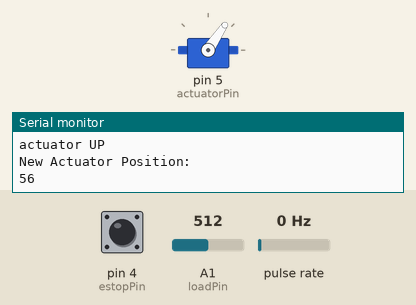
The sketch below on a simulated Arduino Uno, built with avr-gcc and run on an emulated ATmega328P. Parts: servo, the last lines printed to the serial monitor. Wiring (inferred from the names in the program): pulse sensor: data pin 2. The inputs (shaded band) are chosen by the test bench; at power-on: pulse rate 0 Hz, pin 4 (estopPin) HIGH, A1 (loadPin) = 512.

Above: at 1.2 s.
1.3 s: pulse rate (sensor on pin 2) set to 4 Hz
7.5 s: pulse rate (sensor on pin 2) set to 50 Hz
At 10.6 s:
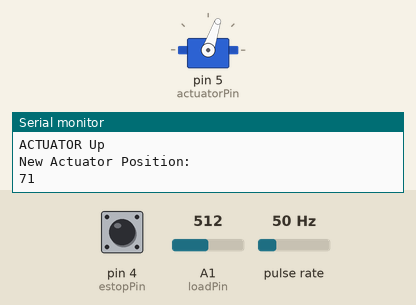
Timing chart, 0 to 12.1 s (numbered marks = the images above; inputs shaded):
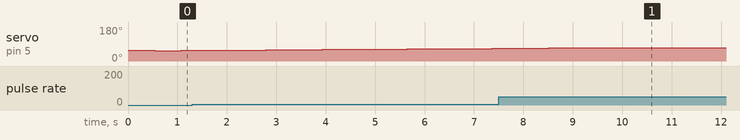

The sketch:

WESO25_Code.ino
```cpp
#include <Servo.h>


const int loadPin = A1;        // Analog input for load detection
const int loadThreshold = 11.90;       // Load in volts -----MIGHT NEED TO CHANGE------
const int estopPin = 4;          // E-stop button (to GND)
const int encoderPin = 2;       // Encoder Pin for RPMs
const int actuatorPin = 5;      // Actuator PWM pin

int rpmEstopEna = 800;
int EPin = digitalRead(estopPin);
bool estopEngaged = false;

// --- Actuator setup ---
Servo actuator;
int actuatorPosition = 56;   // Initial actuator position
const int stepSize = 1;      // Step size per adjustment
const int actuatorMin = 47;
const int actuatorMax = 71;

// --- RPM Measurement variables ---
volatile unsigned long lastPulseTime = 0;
volatile unsigned long pulseInterval = 0;
volatile bool pulseReceived = false;
float rpm = 0.0;

// --- RPM Smoothing variables ---
const int numSamples = 10;
float rpmSamples[numSamples] = {0};
int sampleIndex = 0;

// --- Optimization variables ---
float lastRPM = 0.0;
unsigned long lastUpdateTime = 0;
const unsigned long updateInterval = 100; // ms between actuator moves
bool movingUp = true; // Start direction

// --- RPM Limits ---
const float maxShaftRPM = 1750.0; // Max safe shaft RPM
const float minValidRPM = 0.0;   // Reject too small RPMs
const float maxValidRPM = 5000.0; // Reject too large RPMs

// --- Braking control ---
bool braking = false;
const float minSafeRPM = 5.0;  // Stop adjusting once below this


void pulseISR();

void setup() {
  braking = false;
  estopEngaged = false;
  pinMode(estopPin, INPUT_PULLUP);
  pinMode(encoderPin, INPUT_PULLUP);
  attachInterrupt(digitalPinToInterrupt(encoderPin), pulseISR, RISING);


  actuator.attach(actuatorPin);
  actuator.write(actuatorPosition); // Set initial position


  Serial.begin(9600);
}

void loop()
{

 unsigned long currentTime = millis();
 //Serial.println(currentTime);
 int EPin = digitalRead(estopPin);
 Serial.println(EPin);


  float reading = analogRead(loadPin);
  Serial.println(reading);
  float Vmeasured = reading / 1024.0 * 5;  // voltage at analog pin
  float Vload = Vmeasured / 0.3125; // Voltage divider: R1 = 22k, R2 = 10k => Vin = Vmeasured * R2/(R1+R2) = 10k / 32k

  bool loadConnected = Vload < loadThreshold;
    Serial.println(Vload);
    Serial.print("Input Voltage: ");
    Serial.println(Vmeasured);


// && (rpm > rpmEstopEna)
/*
if ((!loadConnected || digitalRead(estopPin) == HIGH)) { //PUT ON HIGH
  if (!estopEngaged) {
    estopEngaged = true;
    braking = true;
    Serial.println("Emergency Stop OR Load Disconnect Triggered");
  }
} else {
  if (!estopEngaged) {
    Serial.println("Load Connected");
  }
}
*/


  // --- Handle RPM updates ---
  if (pulseReceived) {
    noInterrupts();
    unsigned long interval = pulseInterval;
    pulseReceived = false;
    interrupts();

    if (interval > 0) {
      float newRPM = 60000000.0 / interval;

      // Sanity check on RPM
      if (newRPM > minValidRPM && newRPM < maxValidRPM) {
        rpmSamples[sampleIndex] = newRPM;
        sampleIndex = (sampleIndex + 1) % numSamples;

        // Calculate moving average
        float sum = 0;
        for (int i = 0; i < numSamples; i++) {
          sum += rpmSamples[i];
        }
        rpm = sum / numSamples;

        Serial.print("Smoothed Shaft RPM: ");
        Serial.println(rpm);
      } else {
        Serial.println("Ignored bad RPM reading");
      }
    }
  }

   // --- Braking State (active deceleration) ---
  if (braking) {
    Serial.println("Braking");
    actuatorPosition = 70;
   actuator.write(actuatorPosition);
   Serial.println(actuatorPosition);
   braking = false;
   estopEngaged = false;

  }


  // --- Actuator Optimization ---
  if (!braking && !estopEngaged && (currentTime - lastUpdateTime > updateInterval)) {
    lastUpdateTime = currentTime;

    if (rpm > maxShaftRPM) {
      // RPM too high — feather blades more to slow down

      actuatorPosition +=stepSize ;
      Serial.println("RPM too high, feathering blades.");
    }
    else if (rpm > lastRPM) {
      // RPM improved, continue moving same direction
      Serial.println("RPM GREATER THAN LAST RPM");
      if (movingUp){
        actuatorPosition += stepSize;
        Serial.println("ACTUATOR Up");
        }
        else  {
        actuatorPosition -= stepSize;
        Serial.println("RPM improving, continuing same direction.");
        Serial.println("ACTUATOR DOWN");
        }
      }

    else {
      // RPM got worse, reverse direction
      Serial.println("RPM GOT WORSE");
      movingUp = !movingUp;
      if (movingUp) {
      actuatorPosition += stepSize;
      Serial.println("actuator UP");
      }
      else {
      actuatorPosition -= stepSize;
      Serial.println("RPM dropped, reversing direction.");
      Serial.println("actuator DOWN");
      }
    }

    // Bound actuator position
    if (actuatorPosition > actuatorMax) actuatorPosition = actuatorMax;
    if (actuatorPosition < actuatorMin) actuatorPosition = actuatorMin;

    actuator.write(actuatorPosition);

    Serial.println("New Actuator Position: ");
    Serial.println(actuatorPosition);

    lastRPM = rpm; // Save current RPM for next decision
  }


  delay(500);
}


void pulseISR() {
  unsigned long currentTime = micros();
  pulseInterval = currentTime - lastPulseTime;
  lastPulseTime = currentTime;
  pulseReceived = true;
}
```
